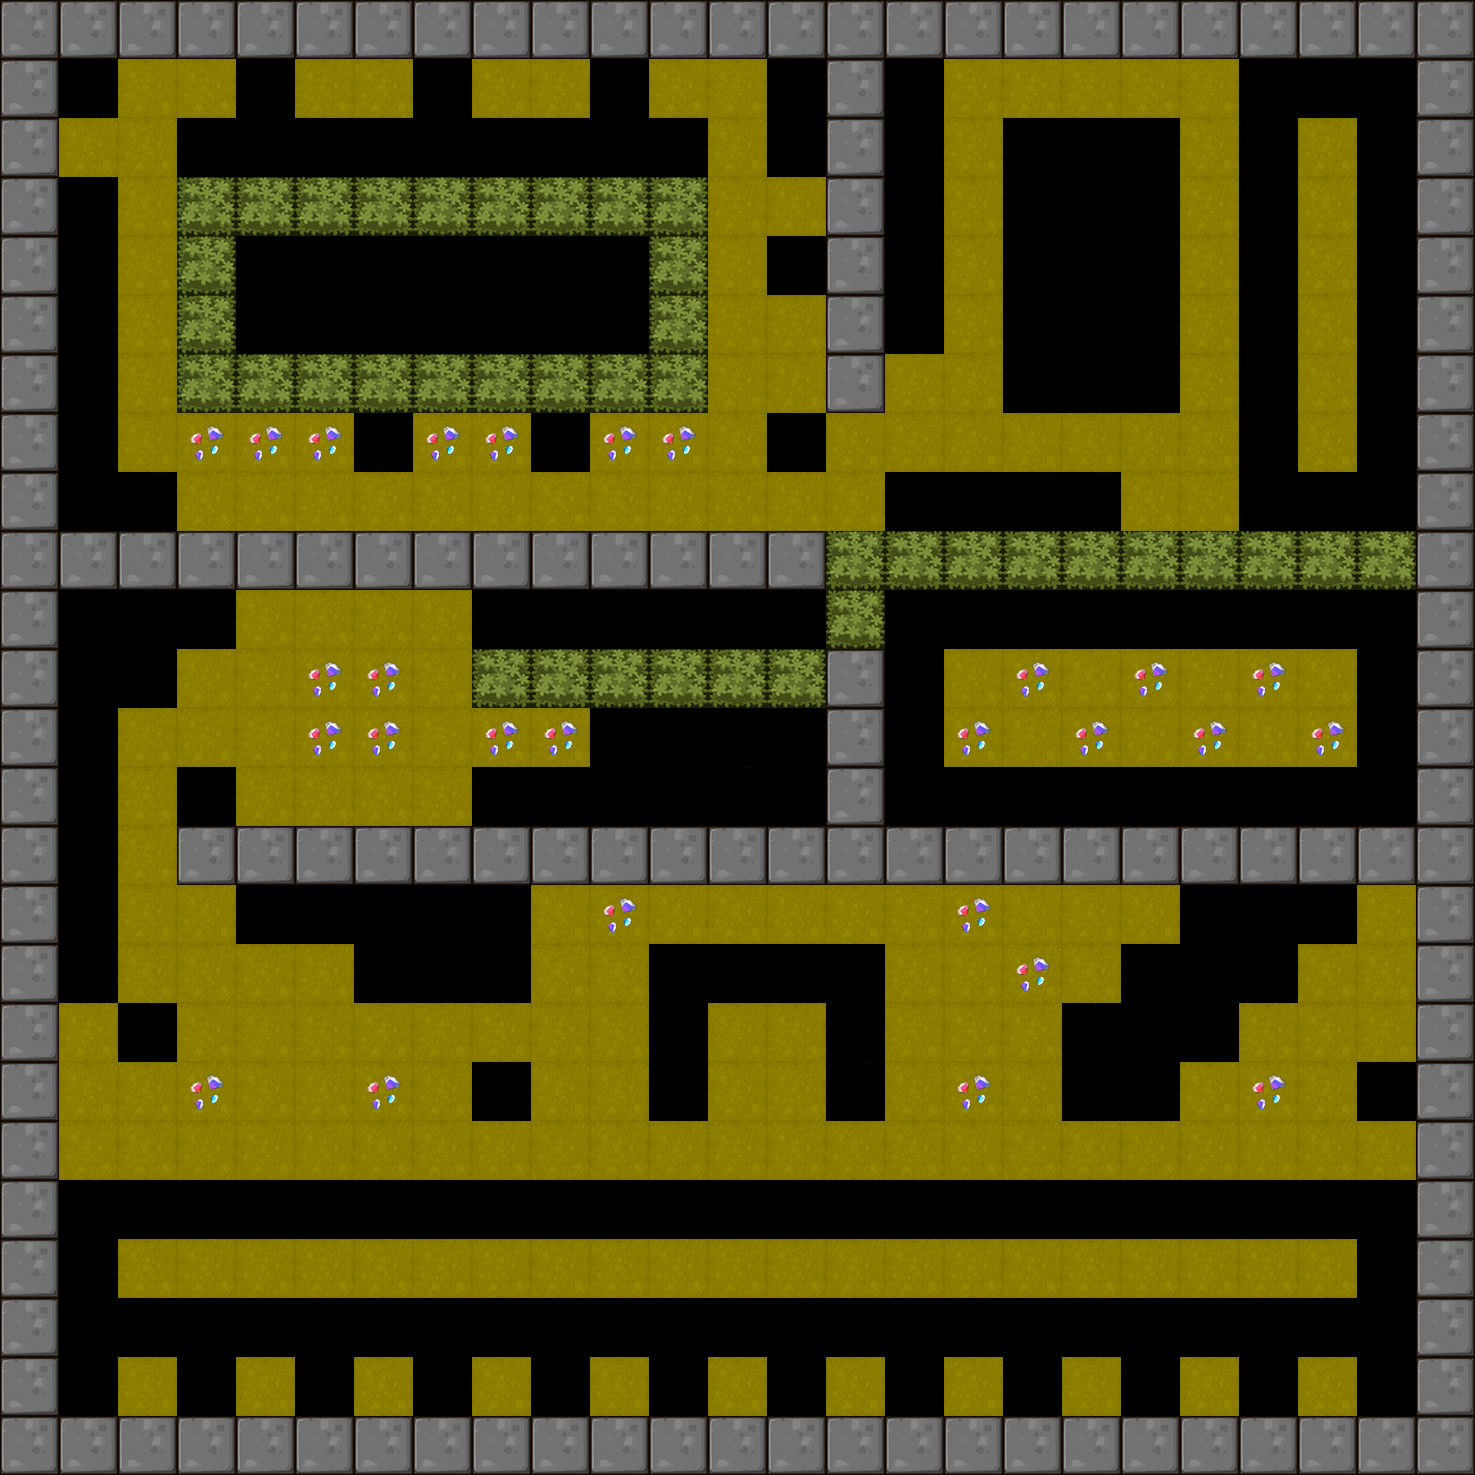

This is a level from a 2D game, rendered from its Tiled map with the project's own tilesets. A one-line summary and the map file follow, with tile-layer data summarised:
An orthogonal 25x25 tile map with 59x59 px tiles, 1 tile layer (BackGround) and 13 objects (7x Shipper, 3x Roller, 2x Tracker, Player).

<map version="1.0" orientation="orthogonal" renderorder="right-down" width="25" height="25" tilewidth="59" tileheight="59">
 <tileset firstgid="1" name="itemmap" tilewidth="59" tileheight="59">
  <image source="tileset2.png" trans="ff00ff" width="354" height="354" />
 </tileset>
 <layer name="BackGround" width="25" height="25">
  <data>[625 cells, 517 non-empty, 12 distinct tile ids]</data>
 </layer>
 <objectgroup name="RobotCharacter">
  <object name="Player" x="64.6619" y="64.1421" width="40" height="40" />
 </objectgroup>
 <objectgroup name="EnemyCharacter">
  <object name="Roller" type="Roller" x="536.172" y="1189.24" width="40" height="40" />
  <object name="Shipper" type="Shipper" x="1245.1" y="184.665" width="40" height="40" />
  <object name="Shipper" type="Shipper" x="894.999" y="772.205" width="40" height="40" />
  <object name="Tracker" type="Tracker" x="243.745" y="251.428" width="40" height="40" />
  <object name="Tracker" type="Tracker" x="541.331" y="302.245" width="40" height="40" />
  <object name="Shipper" type="Shipper" x="1367.73" y="419.189" width="40" height="40" />
  <object name="Shipper" type="Shipper" x="1362.54" y="125.53" width="40" height="40" />
  <object name="Roller" type="Roller" x="1006.51" y="1310.56" width="40" height="40" />
  <object name="Shipper" type="Shipper" x="1248.19" y="777.817" width="40" height="40" />
  <object name="Shipper" type="Shipper" x="1245.59" y="598.503" width="40" height="40" />
  <object name="Roller" type="Roller" x="1183.22" y="1191.02" width="40" height="40" />
  <object name="Shipper" type="Shipper" x="660.873" y="951.933" width="40" height="40" />
 </objectgroup>
</map>
